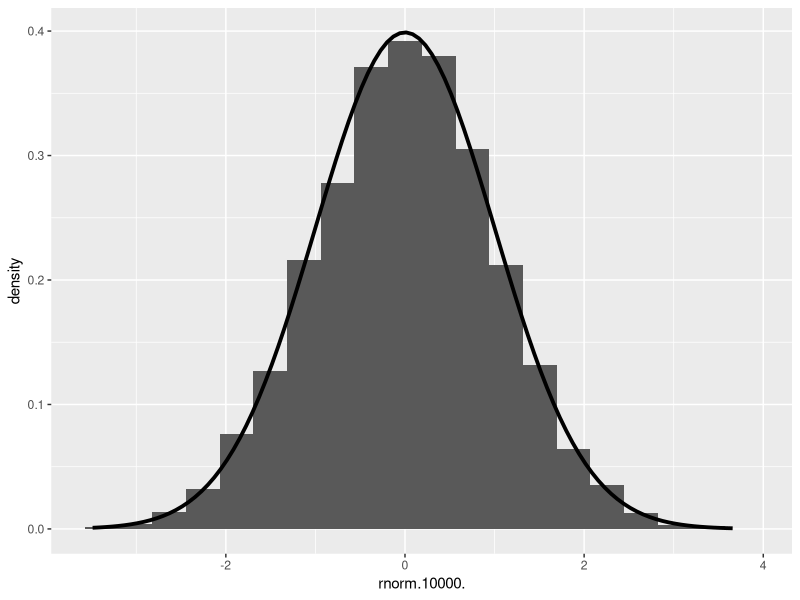
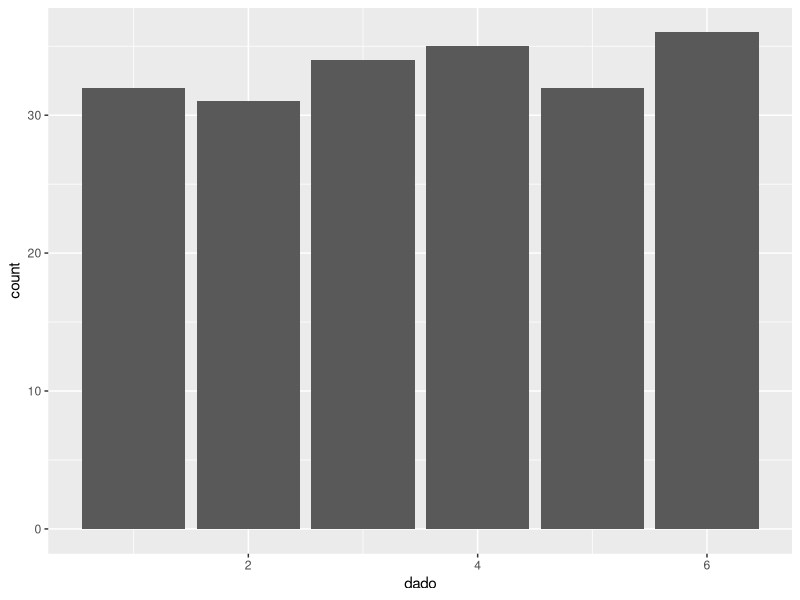

Write R code to recreate these figures, in order.
library(tidyverse)

1 - pnorm(1)

qnorm(1-0.3)

qexp(0.5, rate=0.5) # rate = 1/mean

x = data.frame(rnorm(10000))


ggplot(data = x) + 
  geom_histogram(bins = 20, aes(x = rnorm.10000., y=..density..)) +
  stat_function(fun = dnorm, size=1.3)

#200 lanzamientos de una moneda
moneda = c('cara', 'cruz')

sample(moneda, 200, rep = TRUE)

#200 lansamientos de un dado
dado = sample(1:6, 200, rep=TRUE)
table(dado)

dado = data.frame(dado)

ggplot(dado) + 
  geom_bar(aes(x = dado))
